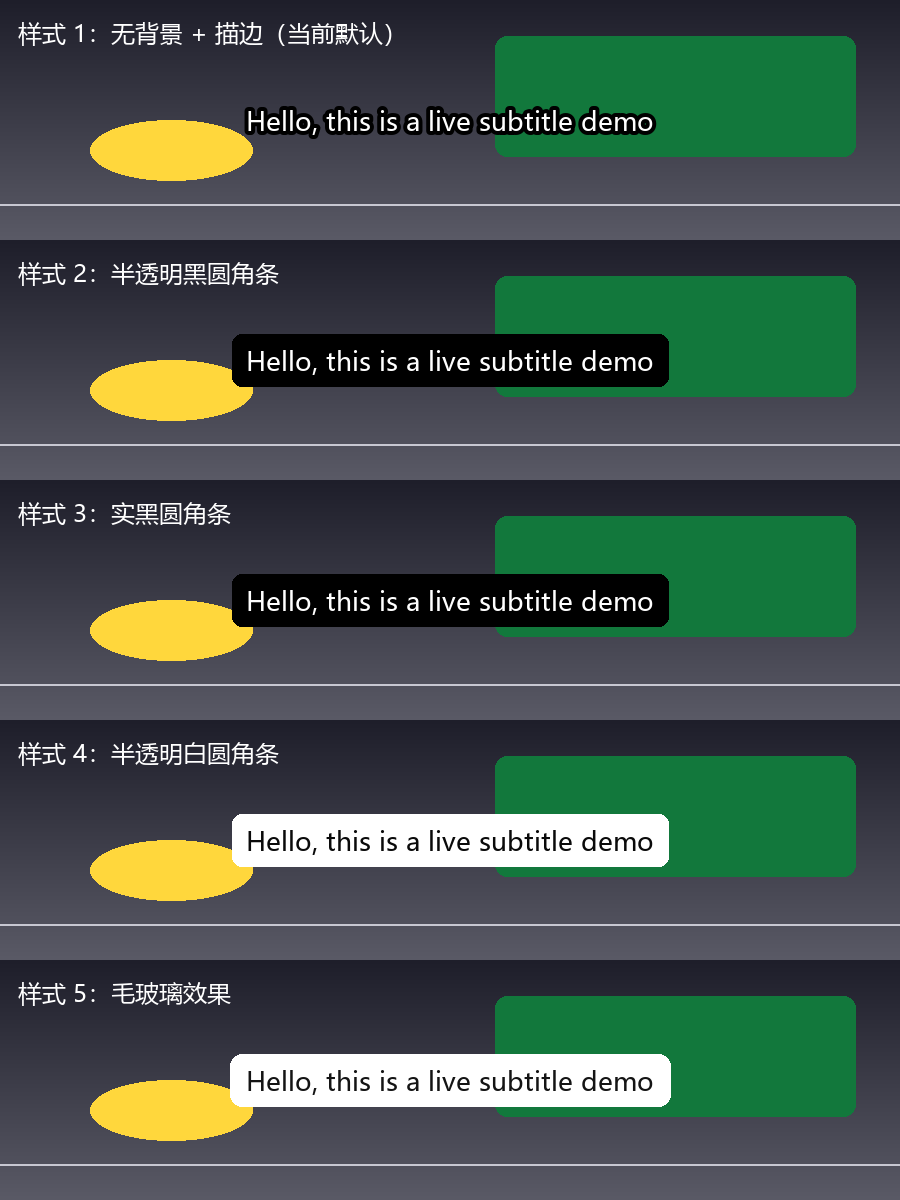

Source code (Python):
# -*- coding: utf-8 -*-
# 生成字幕背景样式对比预览图（模拟视频画面 + 各种字幕样式）
from PIL import Image, ImageDraw, ImageFont

W, CARD_H = 900, 240
FONT_PATH = r"C:\Windows\Fonts\msyh.ttc"

def font(sz):
    return ImageFont.truetype(FONT_PATH, sz)

def draw_video_bg(d, x, y, w, h):
    # 模拟一段视频画面：深色渐变 + 色块
    for i in range(h):
        v = int(30 + 60 * i / h)
        d.line([(x, y + i), (x + w, y + i)], fill=(v, v, v + 12))
    # 一个亮色区域（比如球赛草地/夜景灯光），测试可读性
    d.rounded_rectangle([x + w*0.55, y + h*0.15, x + w*0.95, y + h*0.65], radius=12, fill=(18, 120, 60))
    d.ellipse([x + w*0.1, y + h*0.5, x + w*0.28, y + h*0.75], fill=(255, 215, 60))
    d.line([(x, y + h*0.85), (x + w, y + h*0.85)], fill=(200, 200, 210), width=2)

def stroke_text(d, cx, cy, text, f, fill, stroke_col, stroke_w):
    d.text((cx, cy), text, font=f, fill=fill,
           stroke_width=stroke_w, stroke_fill=stroke_col, anchor="mm")

def render_style(idx, name, draw_fn, out_y):
    y = out_y
    draw_video_bg(d, 0, y, W, CARD_H)
    d.text((18, y + 16), f"样式 {idx}：{name}", font=font(24), fill=(255, 255, 255))
    draw_fn(y + CARD_H // 2)
    d.line([(0, y + CARD_H), (W, y + CARD_H)], fill=(255, 255, 255), width=2)

img = Image.new("RGB", (W, CARD_H * 5), (20, 20, 24))
d = ImageDraw.Draw(img)

# 样式1：无背景 + 白字黑描边（当前默认）
def s1(cy):
    txt = "Hello, this is a live subtitle demo"
    f = font(26)
    tw = d.textlength(txt, font=f)
    stroke_text(d, W/2, cy, txt, f, (255,255,255), (0,0,0), 4)

# 样式2：半透明黑圆角背景条（经典字幕，Netflix/大多数播放器）
def s2(cy):
    txt = "Hello, this is a live subtitle demo"
    f = font(26)
    tw = d.textlength(txt, font=f)
    pad = 14
    x0, x1 = W/2 - tw/2 - pad, W/2 + tw/2 + pad
    d.rounded_rectangle([x0, cy-26, x1, cy+26], radius=10, fill=(0,0,0,170))
    d.text((W/2, cy), txt, font=f, fill=(255,255,255), anchor="mm")

# 样式3：实黑圆角背景条（强可读性）
def s3(cy):
    txt = "Hello, this is a live subtitle demo"
    f = font(26)
    tw = d.textlength(txt, font=f)
    pad = 14
    x0, x1 = W/2 - tw/2 - pad, W/2 + tw/2 + pad
    d.rounded_rectangle([x0, cy-26, x1, cy+26], radius=10, fill=(0,0,0))
    d.text((W/2, cy), txt, font=f, fill=(255,255,255), anchor="mm")

# 样式4：半透明白圆角背景条 + 黑字（浅色风格）
def s4(cy):
    txt = "Hello, this is a live subtitle demo"
    f = font(26)
    tw = d.textlength(txt, font=f)
    pad = 14
    x0, x1 = W/2 - tw/2 - pad, W/2 + tw/2 + pad
    d.rounded_rectangle([x0, cy-26, x1, cy+26], radius=10, fill=(255,255,255,190))
    d.text((W/2, cy), txt, font=f, fill=(10,10,10), anchor="mm")

# 样式5：毛玻璃近似（浅色半透明 + 轻微亮度渐变边）
def s5(cy):
    txt = "Hello, this is a live subtitle demo"
    f = font(26)
    tw = d.textlength(txt, font=f)
    pad = 16
    x0, x1 = W/2 - tw/2 - pad, W/2 + tw/2 + pad
    # 多层半透明白叠加模拟模糊
    for alpha in (60, 90, 120, 150, 120, 90, 60):
        d.rounded_rectangle([x0, cy-26, x1, cy+26], radius=12, fill=(255,255,255,alpha))
    d.text((W/2, cy), txt, font=f, fill=(20,20,20), anchor="mm")

for idx, (name, fn) in enumerate([
    ("无背景 + 描边（当前默认）", s1),
    ("半透明黑圆角条", s2),
    ("实黑圆角条", s3),
    ("半透明白圆角条", s4),
    ("毛玻璃效果", s5),
], 1):
    render_style(idx, name, fn, (idx-1) * CARD_H)

out = r"subtitle_styles_preview.png"
img.save(out)
print("saved", out, img.size)
